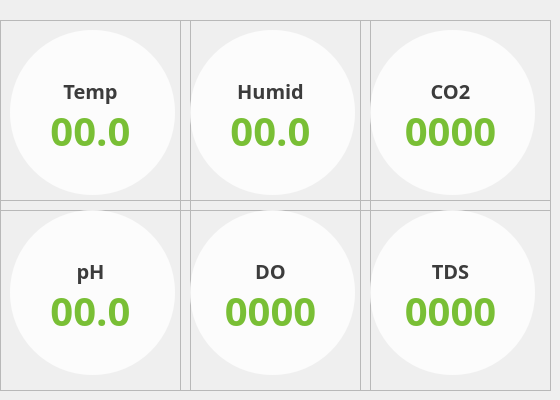
    <widget class="QWidget" name="page_5">
     <widget class="QFrame" name="frame_13">
      <property name="geometry">
       <rect>
        <x>0</x>
        <y>20</y>
        <width>191</width>
        <height>191</height>
       </rect>
      </property>
      <property name="frameShape">
       <enum>QFrame::StyledPanel</enum>
      </property>
      <property name="frameShadow">
       <enum>QFrame::Raised</enum>
      </property>
      <widget class="QLabel" name="label_52">
       <property name="geometry">
        <rect>
         <x>50</x>
         <y>50</y>
         <width>81</width>
         <height>41</height>
        </rect>
       </property>
       <property name="font">
        <font>
         <family>나눔스퀘어 Bold</family>
         <pointsize>15</pointsize>
         <weight>75</weight>
         <bold>true</bold>
        </font>
       </property>
       <property name="styleSheet">
        <string notr="true">background:transparent;
color:rgb(60,60,60);</string>
       </property>
       <property name="text">
        <string>Temp</string>
       </property>
       <property name="alignment">
        <set>Qt::AlignCenter</set>
       </property>
      </widget>
      <widget class="QLabel" name="label_13">
       <property name="geometry">
        <rect>
         <x>10</x>
         <y>10</y>
         <width>165</width>
         <height>165</height>
        </rect>
       </property>
       <property name="font">
        <font>
         <family>나눔스퀘어 Bold</family>
         <pointsize>28</pointsize>
         <weight>75</weight>
         <bold>true</bold>
        </font>
       </property>
       <property name="styleSheet">
        <string notr="true">image:url(:/img/resources/circle.png);
border:transparent;
border-radius:82px;
background:rgba(255,255,255,200);</string>
       </property>
       <property name="text">
        <string/>
       </property>
       <property name="alignment">
        <set>Qt::AlignCenter</set>
       </property>
      </widget>
      <widget class="QLabel" name="label_14">
       <property name="geometry">
        <rect>
         <x>40</x>
         <y>90</y>
         <width>101</width>
         <height>41</height>
        </rect>
       </property>
       <property name="font">
        <font>
         <family>나눔스퀘어 Bold</family>
         <pointsize>30</pointsize>
         <weight>75</weight>
         <bold>true</bold>
        </font>
       </property>
       <property name="styleSheet">
        <string notr="true">color : rgb(121,191,53);</string>
       </property>
       <property name="text">
        <string>00.0</string>
       </property>
       <property name="alignment">
        <set>Qt::AlignCenter</set>
       </property>
      </widget>
      <zorder>label_13</zorder>
      <zorder>label_52</zorder>
      <zorder>label_14</zorder>
     </widget>
     <widget class="QFrame" name="frame_14">
      <property name="geometry">
       <rect>
        <x>180</x>
        <y>20</y>
        <width>191</width>
        <height>191</height>
       </rect>
      </property>
      <property name="frameShape">
       <enum>QFrame::StyledPanel</enum>
      </property>
      <property name="frameShadow">
       <enum>QFrame::Raised</enum>
      </property>
      <widget class="QLabel" name="label_62">
       <property name="geometry">
        <rect>
         <x>50</x>
         <y>50</y>
         <width>81</width>
         <height>41</height>
        </rect>
       </property>
       <property name="font">
        <font>
         <family>나눔스퀘어 Bold</family>
         <pointsize>15</pointsize>
         <weight>75</weight>
         <bold>true</bold>
        </font>
       </property>
       <property name="styleSheet">
        <string notr="true">background:transparent;
color:rgb(60,60,60);</string>
       </property>
       <property name="text">
        <string>Humid</string>
       </property>
       <property name="alignment">
        <set>Qt::AlignCenter</set>
       </property>
      </widget>
      <widget class="QLabel" name="label_15">
       <property name="geometry">
        <rect>
         <x>10</x>
         <y>10</y>
         <width>165</width>
         <height>165</height>
        </rect>
       </property>
       <property name="font">
        <font>
         <family>나눔스퀘어 Bold</family>
         <pointsize>28</pointsize>
         <weight>75</weight>
         <bold>true</bold>
        </font>
       </property>
       <property name="styleSheet">
        <string notr="true">image:url(:/img/resources/circle.png);
border:transparent;
border-radius:82px;
background:rgba(255,255,255,200);</string>
       </property>
       <property name="text">
        <string/>
       </property>
       <property name="alignment">
        <set>Qt::AlignCenter</set>
       </property>
      </widget>
      <widget class="QLabel" name="label_16">
       <property name="geometry">
        <rect>
         <x>40</x>
         <y>90</y>
         <width>101</width>
         <height>41</height>
        </rect>
       </property>
       <property name="font">
        <font>
         <family>나눔스퀘어 Bold</family>
         <pointsize>30</pointsize>
         <weight>75</weight>
         <bold>true</bold>
        </font>
       </property>
       <property name="styleSheet">
        <string notr="true">color : rgb(121,191,53);</string>
       </property>
       <property name="text">
        <string>00.0</string>
       </property>
       <property name="alignment">
        <set>Qt::AlignCenter</set>
       </property>
      </widget>
      <zorder>label_15</zorder>
      <zorder>label_62</zorder>
      <zorder>label_16</zorder>
     </widget>
     <widget class="QFrame" name="frame_17">
      <property name="geometry">
       <rect>
        <x>360</x>
        <y>20</y>
        <width>191</width>
        <height>191</height>
       </rect>
      </property>
      <property name="frameShape">
       <enum>QFrame::StyledPanel</enum>
      </property>
      <property name="frameShadow">
       <enum>QFrame::Raised</enum>
      </property>
      <widget class="QLabel" name="label_64">
       <property name="geometry">
        <rect>
         <x>50</x>
         <y>50</y>
         <width>81</width>
         <height>41</height>
        </rect>
       </property>
       <property name="font">
        <font>
         <family>나눔스퀘어 Bold</family>
         <pointsize>15</pointsize>
         <weight>75</weight>
         <bold>true</bold>
        </font>
       </property>
       <property name="styleSheet">
        <string notr="true">background:transparent;
color:rgb(60,60,60);</string>
       </property>
       <property name="text">
        <string>CO2</string>
       </property>
       <property name="alignment">
        <set>Qt::AlignCenter</set>
       </property>
      </widget>
      <widget class="QLabel" name="label_17">
       <property name="geometry">
        <rect>
         <x>10</x>
         <y>10</y>
         <width>165</width>
         <height>165</height>
        </rect>
       </property>
       <property name="font">
        <font>
         <family>나눔스퀘어 Bold</family>
         <pointsize>28</pointsize>
         <weight>75</weight>
         <bold>true</bold>
        </font>
       </property>
       <property name="styleSheet">
        <string notr="true">image:url(:/img/resources/circle.png);
border:transparent;
border-radius:82px;
background:rgba(255,255,255,200);</string>
       </property>
       <property name="text">
        <string/>
       </property>
       <property name="alignment">
        <set>Qt::AlignCenter</set>
       </property>
      </widget>
      <widget class="QLabel" name="label_18">
       <property name="geometry">
        <rect>
         <x>40</x>
         <y>90</y>
         <width>101</width>
         <height>41</height>
        </rect>
       </property>
       <property name="font">
        <font>
         <family>나눔스퀘어 Bold</family>
         <pointsize>30</pointsize>
         <weight>75</weight>
         <bold>true</bold>
        </font>
       </property>
       <property name="styleSheet">
        <string notr="true">color : rgb(121,191,53);</string>
       </property>
       <property name="text">
        <string>0000</string>
       </property>
       <property name="alignment">
        <set>Qt::AlignCenter</set>
       </property>
      </widget>
      <zorder>label_17</zorder>
      <zorder>label_64</zorder>
      <zorder>label_18</zorder>
     </widget>
     <widget class="QFrame" name="frame_18">
      <property name="geometry">
       <rect>
        <x>0</x>
        <y>200</y>
        <width>191</width>
        <height>191</height>
       </rect>
      </property>
      <property name="frameShape">
       <enum>QFrame::StyledPanel</enum>
      </property>
      <property name="frameShadow">
       <enum>QFrame::Raised</enum>
      </property>
      <widget class="QLabel" name="label_65">
       <property name="geometry">
        <rect>
         <x>50</x>
         <y>50</y>
         <width>81</width>
         <height>41</height>
        </rect>
       </property>
       <property name="font">
        <font>
         <family>나눔스퀘어 Bold</family>
         <pointsize>15</pointsize>
         <weight>75</weight>
         <bold>true</bold>
        </font>
       </property>
       <property name="styleSheet">
        <string notr="true">background:transparent;
color:rgb(60,60,60);</string>
       </property>
       <property name="text">
        <string>pH</string>
       </property>
       <property name="alignment">
        <set>Qt::AlignCenter</set>
       </property>
      </widget>
      <widget class="QLabel" name="label_19">
       <property name="geometry">
        <rect>
         <x>10</x>
         <y>10</y>
         <width>165</width>
         <height>165</height>
        </rect>
       </property>
       <property name="font">
        <font>
         <family>나눔스퀘어 Bold</family>
         <pointsize>28</pointsize>
         <weight>75</weight>
         <bold>true</bold>
        </font>
       </property>
       <property name="styleSheet">
        <string notr="true">image:url(:/img/resources/circle.png);
border:transparent;
border-radius:82px;
background:rgba(255,255,255,200);</string>
       </property>
       <property name="text">
        <string/>
       </property>
       <property name="alignment">
        <set>Qt::AlignCenter</set>
       </property>
      </widget>
      <widget class="QLabel" name="label_20">
       <property name="geometry">
        <rect>
         <x>40</x>
         <y>90</y>
         <width>101</width>
         <height>41</height>
        </rect>
       </property>
       <property name="font">
        <font>
         <family>나눔스퀘어 Bold</family>
         <pointsize>30</pointsize>
         <weight>75</weight>
         <bold>true</bold>
        </font>
       </property>
       <property name="styleSheet">
        <string notr="true">color : rgb(121,191,53);</string>
       </property>
       <property name="text">
        <string>00.0</string>
       </property>
       <property name="alignment">
        <set>Qt::AlignCenter</set>
       </property>
      </widget>
      <zorder>label_19</zorder>
      <zorder>label_65</zorder>
      <zorder>label_20</zorder>
     </widget>
     <widget class="QFrame" name="frame_19">
      <property name="geometry">
       <rect>
        <x>180</x>
        <y>200</y>
        <width>191</width>
        <height>191</height>
       </rect>
      </property>
      <property name="frameShape">
       <enum>QFrame::StyledPanel</enum>
      </property>
      <property name="frameShadow">
       <enum>QFrame::Raised</enum>
      </property>
      <widget class="QLabel" name="label_66">
       <property name="geometry">
        <rect>
         <x>50</x>
         <y>50</y>
         <width>81</width>
         <height>41</height>
        </rect>
       </property>
       <property name="font">
        <font>
         <family>나눔스퀘어 Bold</family>
         <pointsize>15</pointsize>
         <weight>75</weight>
         <bold>true</bold>
        </font>
       </property>
       <property name="styleSheet">
        <string notr="true">background:transparent;
color:rgb(60,60,60);</string>
       </property>
       <property name="text">
        <string>DO</string>
       </property>
       <property name="alignment">
        <set>Qt::AlignCenter</set>
       </property>
      </widget>
      <widget class="QLabel" name="label_21">
       <property name="geometry">
        <rect>
         <x>10</x>
         <y>10</y>
         <width>165</width>
         <height>165</height>
        </rect>
       </property>
       <property name="font">
        <font>
         <family>나눔스퀘어 Bold</family>
         <pointsize>28</pointsize>
         <weight>75</weight>
         <bold>true</bold>
        </font>
       </property>
       <property name="styleSheet">
        <string notr="true">image:url(:/img/resources/circle.png);
border:transparent;
border-radius:82px;
background:rgba(255,255,255,200);</string>
       </property>
       <property name="text">
        <string/>
       </property>
       <property name="alignment">
        <set>Qt::AlignCenter</set>
       </property>
      </widget>
      <widget class="QLabel" name="label_22">
       <property name="geometry">
        <rect>
         <x>40</x>
         <y>90</y>
         <width>101</width>
         <height>41</height>
        </rect>
       </property>
       <property name="font">
        <font>
         <family>나눔스퀘어 Bold</family>
         <pointsize>30</pointsize>
         <weight>75</weight>
         <bold>true</bold>
        </font>
       </property>
       <property name="styleSheet">
        <string notr="true">color : rgb(121,191,53);</string>
       </property>
       <property name="text">
        <string>0000</string>
       </property>
       <property name="alignment">
        <set>Qt::AlignCenter</set>
       </property>
      </widget>
      <zorder>label_21</zorder>
      <zorder>label_66</zorder>
      <zorder>label_22</zorder>
     </widget>
     <widget class="QFrame" name="frame_20">
      <property name="geometry">
       <rect>
        <x>360</x>
        <y>200</y>
        <width>191</width>
        <height>191</height>
       </rect>
      </property>
      <property name="frameShape">
       <enum>QFrame::StyledPanel</enum>
      </property>
      <property name="frameShadow">
       <enum>QFrame::Raised</enum>
      </property>
      <widget class="QLabel" name="label_67">
       <property name="geometry">
        <rect>
         <x>50</x>
         <y>50</y>
         <width>81</width>
         <height>41</height>
        </rect>
       </property>
       <property name="font">
        <font>
         <family>나눔스퀘어 Bold</family>
         <pointsize>15</pointsize>
         <weight>75</weight>
         <bold>true</bold>
        </font>
       </property>
       <property name="styleSheet">
        <string notr="true">background:transparent;
color:rgb(60,60,60);</string>
       </property>
       <property name="text">
        <string>TDS</string>
       </property>
       <property name="alignment">
        <set>Qt::AlignCenter</set>
       </property>
      </widget>
      <widget class="QLabel" name="label_23">
       <property name="geometry">
        <rect>
         <x>10</x>
         <y>10</y>
         <width>165</width>
         <height>165</height>
        </rect>
       </property>
       <property name="font">
        <font>
         <family>나눔스퀘어 Bold</family>
         <pointsize>28</pointsize>
         <weight>75</weight>
         <bold>true</bold>
        </font>
       </property>
       <property name="styleSheet">
        <string notr="true">image:url(:/img/resources/circle.png);
border:transparent;
border-radius:82px;
background:rgba(255,255,255,200);</string>
       </property>
       <property name="text">
        <string/>
       </property>
       <property name="alignment">
        <set>Qt::AlignCenter</set>
       </property>
      </widget>
      <widget class="QLabel" name="label_24">
       <property name="geometry">
        <rect>
         <x>40</x>
         <y>90</y>
         <width>101</width>
         <height>41</height>
        </rect>
       </property>
       <property name="font">
        <font>
         <family>나눔스퀘어 Bold</family>
         <pointsize>30</pointsize>
         <weight>75</weight>
         <bold>true</bold>
        </font>
       </property>
       <property name="styleSheet">
        <string notr="true">color : rgb(121,191,53);</string>
       </property>
       <property name="text">
        <string>0000</string>
       </property>
       <property name="alignment">
        <set>Qt::AlignCenter</set>
       </property>
      </widget>
      <zorder>label_23</zorder>
      <zorder>label_67</zorder>
      <zorder>label_24</zorder>
     </widget>
    </widget>
